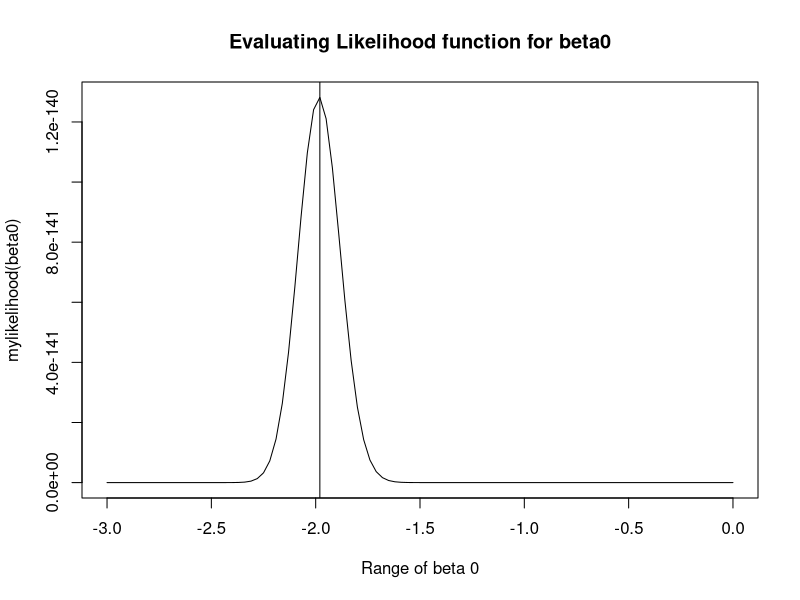
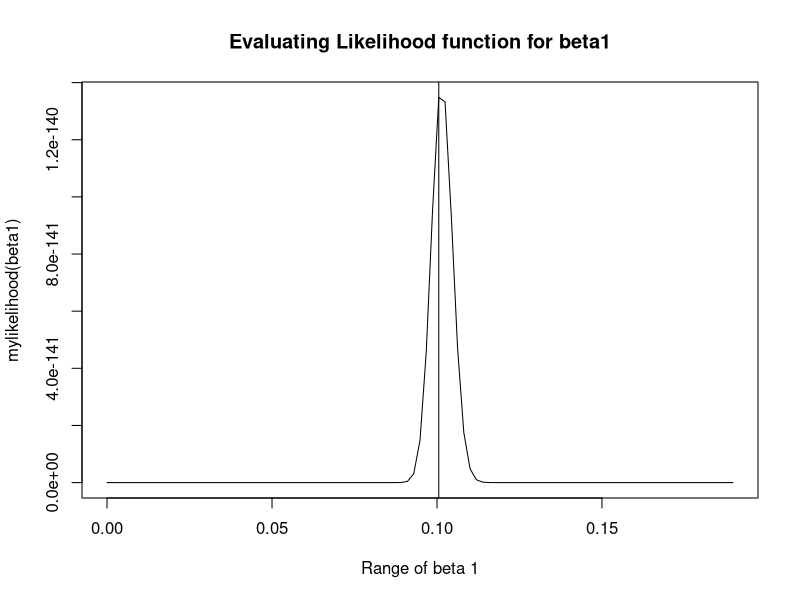
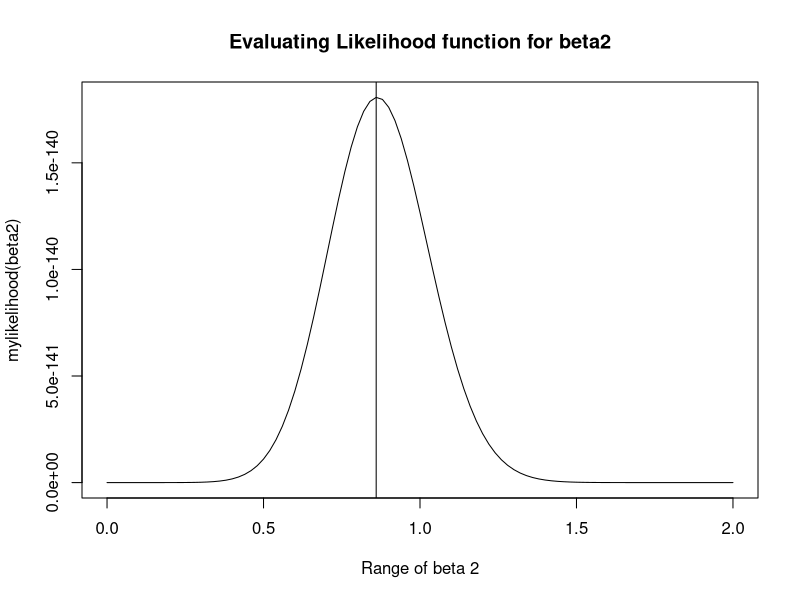
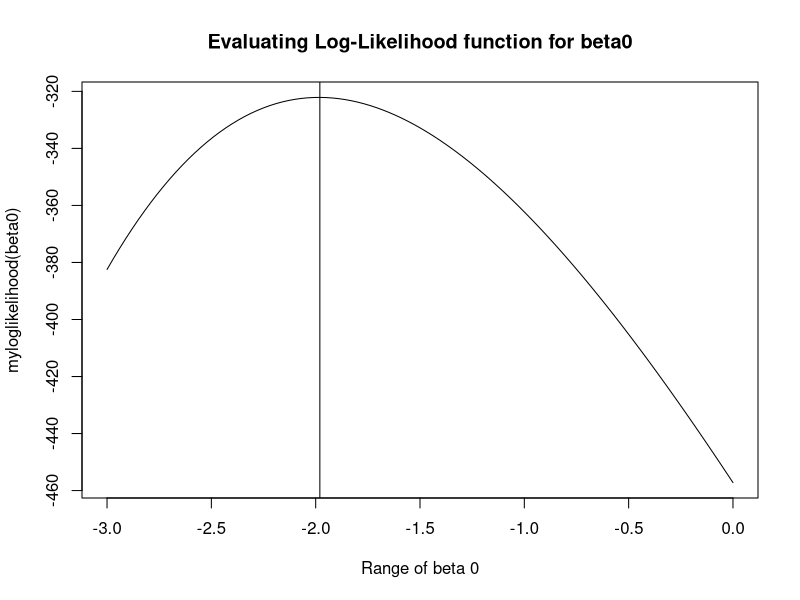
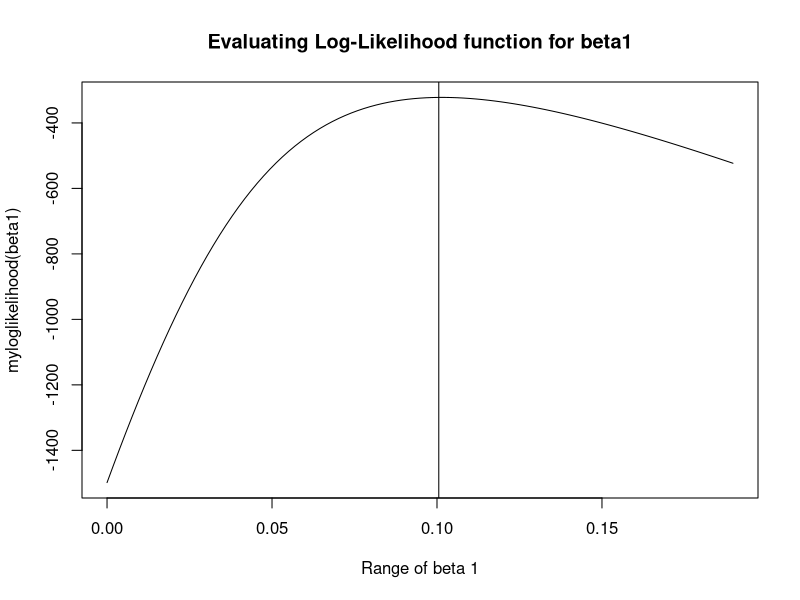
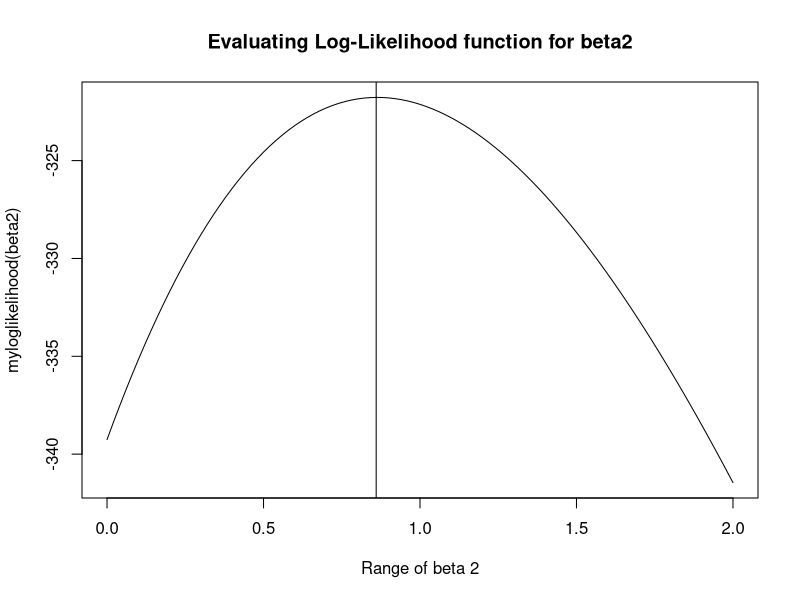
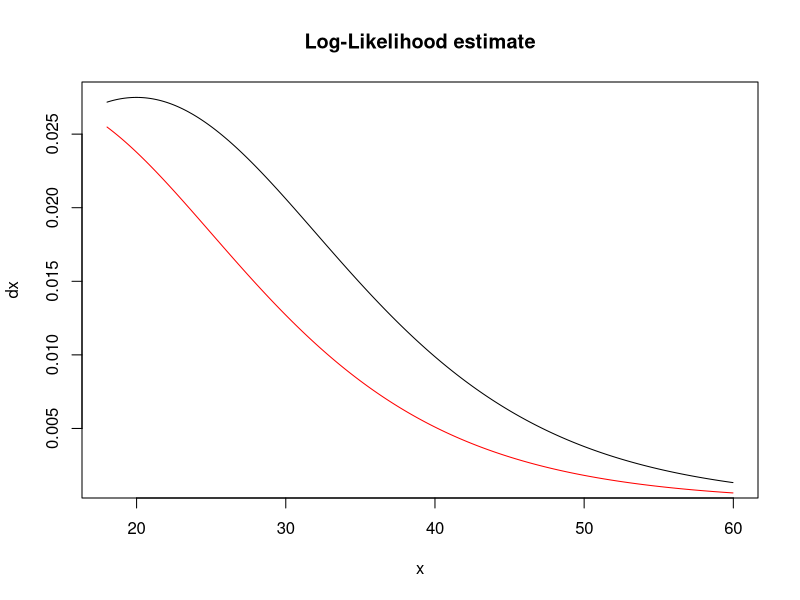
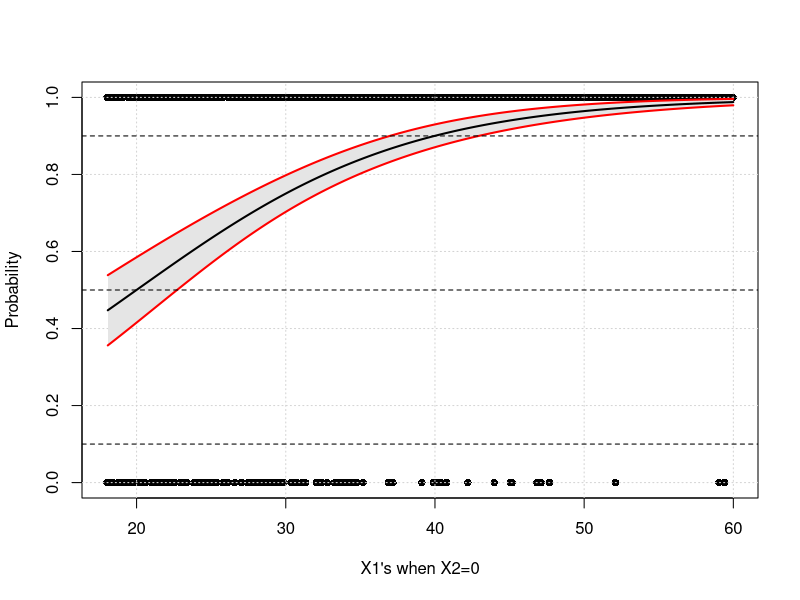

The R script that drew these images, in order: (Note: this script raises an error after producing the figures.)
# Functions
# b) Log likelihood
myloglikelihood <- function(beta) {
  loglikelihood <-
    sum(-y * log(1 + exp(-(X %*% beta))) - (1 - y) * log(1 + exp(X %*% beta)))
  return(loglikelihood)
}

# b) Normal Likelihood
mylikelihood <- function(beta) {
  # likelihood <- I(beta) # this produces very large numbers
  
  # (2) - our linear model
  #likelihood <- beta[0] + beta[1] * x + beta[2] * x2
  
  # (3) max
  
  linear_model <- beta[1] + beta[2] * x + beta[3] * x2
  # prod((exp(linear_model) / (1 + exp(linear_model)))^y * (1 - (exp(linear_model)/(1 - exp(linear_model))))^(1 - y))
  likelihood <-
    prod((exp(linear_model) / (1 + exp(linear_model))) ^ y * (1 - (exp(linear_model) / (
      1 + exp(linear_model)
    ))) ^ (1 - y))
  # likelihood <- prod((prob_i_x^y) * ((1 - prob_i_x)^(1 - y))) # this behaves the same as (2)
  return(likelihood)
}

getMarginalEffectBeta1 <- function(length = n,
                                   # x2 vector default value
                                   x2 = 0,
                                   # likelihood OR log-likelihood
                                   estimate_for = "likelihood",
                                   dx_container = NULL,
                                   probability_container = NULL) {
  estimate <- NULL
  
  if (estimate_for == "likelihood") {
    # deprecated case
    estimate <- likelihood.estimate$estimate
  } else if (estimate_for == "loglikelihood") {
    estimate <- loglikelihood.estimate$estimate
  }
  
  if (!is.null(estimate)) {
    # Create containers
    dx_container <- rep(0, length(x))
    probability_container <- rep(0, length(x))
    
    for (i in 1:length) {
      prob_i <-
        exp(estimate[1] + estimate[2] * x[i] + estimate[3] * x2) / (1 + exp(estimate[1] + estimate[2] * x[i] + estimate[3] * x2))
      
      dx_container[i] <- estimate[2] * prob_i * (1 - prob_i)
      probability_container[i] <- prob_i
    }
    return(
      list(
        dx_container = dx_container,
        probability_container = probability_container
      )
    )
  }
  
  return(NULL)
}

set.seed(123)
# Parameters
n <- 1000
x <- sort(runif(n = n, min = 18, max = 60))
x2 <- rbinom(n, 1, prob = 0.5)
X <- cbind(rep(1, n), x, x2)

beta0 <- -2
beta1 <- 0.1
beta2 <- 1
beta <- cbind(beta0, beta1, beta2)

linear_model <- beta0 + beta1 * x + beta2 * x2
prob_i_x <- exp(linear_model) / (1 + exp(linear_model))

# a) ?
y <- rbinom(n = length(x), size = 1, prob = prob_i_x)
data <- data.frame("Y" = y,
                   # "X0" = X[, 1], don't add intercept
                   "X1" = X[, 2],
                   "X2" = X[, 3])

# c) Plot the likelihood function and the log-likelihood function for a range of values for the two parameters
# separately and show that they are maximized at the same value. ----

# c) 1. Likelihood
# evaluate_for = "likelihood / loglikelihood"
plotlike <- function(evaluate_for, beta0, beta1, beta2) {
  #betas <- c(beta0, beta1, x)
  betas <- c(beta0, beta1, beta2)
  result <- NULL
  
  if (evaluate_for == "likelihood") {
    result <- mylikelihood(betas)
  } else if (evaluate_for == "loglikelihood") {
    result <- myloglikelihood(betas)
  }
  
  return(result)
}

# General variables for plotting
expr_plotlike <- Vectorize(plotlike)
evaluated_function_name <- "likelihood"
beta_0_to_from <- list(from = -3.00,
                       to = 0)
beta_1_to_from <- list(from = 0,
                       to = 0.1897)
beta_2_to_from <- list(from = 0,
                       to = 2.00)

# For beta0

result_beta0 <- curve(
  expr = expr_plotlike(evaluated_function_name, x, beta1, beta2),
  from = beta_0_to_from$from,
  to = beta_0_to_from$to,
  xlab = "Range of beta 0",
  ylab = "mylikelihood(beta0)",
  main = "Evaluating Likelihood function for beta0"
)
max_of_result_beta0 <-
  result_beta0$x[which(result_beta0$y == (max(result_beta0$y, na.rm = TRUE)))]
max_of_result_beta0
abline(v = max_of_result_beta0)

# For beta 1
result_beta1 <- curve(
  expr = expr_plotlike(evaluated_function_name, beta0, x, beta2),
  from = beta_1_to_from$from,
  to = beta_1_to_from$to,
  xlab = "Range of beta 1",
  ylab = "mylikelihood(beta1)",
  main = "Evaluating Likelihood function for beta1"
)
max_of_result_beta1 <-
  result_beta1$x[which(result_beta1$y == (max(result_beta1$y, na.rm = TRUE)))]
max_of_result_beta1
abline(v = max_of_result_beta1)

# For beta 2
result_beta2 <-
  curve(
    expr = expr_plotlike(evaluated_function_name, beta0, beta1, x),
    from = beta_2_to_from$from,
    to = beta_2_to_from$to,
    xlab = "Range of beta 2",
    ylab = "mylikelihood(beta2)",
    main = "Evaluating Likelihood function for beta2"
  )
max_of_result_beta2 <-
  result_beta2$x[which(result_beta2$y == (max(result_beta2$y, na.rm = TRUE)))]
max_of_result_beta2
abline(v = max_of_result_beta2)

# c) 2. Log-likelihood
# For beta0
evaluated_function_name <- "loglikelihood"
result_log_beta_0 <-
  curve(
    expr = expr_plotlike(evaluated_function_name, x, beta1, beta2),
    from = beta_0_to_from$from,
    to = beta_0_to_from$to,
    xlab = "Range of beta 0",
    ylab = "myloglikelihood(beta0)",
    main = "Evaluating Log-Likelihood function for beta0"
  )
max_of_result_log_beta_0 <-
  result_log_beta_0$x[which(result_log_beta_0$y == (max(result_log_beta_0$y, na.rm = TRUE)))]
max_of_result_log_beta_0
abline(v = max_of_result_log_beta_0)
# For beta1
result_log_beta_1 <-
  curve(
    expr = expr_plotlike(evaluated_function_name, beta0, x, beta2),
    from = beta_1_to_from$from,
    to = beta_1_to_from$to,
    xlab = "Range of beta 1",
    ylab = "myloglikelihood(beta1)",
    main = "Evaluating Log-Likelihood function for beta1"
  )
max_of_result_log_beta_1 <-
  result_log_beta_1$x[which(result_log_beta_1$y == (max(result_log_beta_1$y, na.rm = TRUE)))]
max_of_result_log_beta_1
abline(v = max_of_result_log_beta_1)
# For beta2
result_log_beta_2 <-
  curve(
    expr = expr_plotlike(evaluated_function_name, beta0, beta1, x),
    from = beta_2_to_from$from,
    to = beta_2_to_from$to,
    xlab = "Range of beta 2",
    ylab = "myloglikelihood(beta2)",
    main = "Evaluating Log-Likelihood function for beta2"
  )
max_of_result_log_beta_2 <-
  result_log_beta_2$x[which(result_log_beta_2$y == (max(result_log_beta_2$y, na.rm = TRUE)))]
max_of_result_log_beta_2
abline(v = max_of_result_log_beta_2)
# End for c) -----

# d) Estimate β0, β1, β2 via maximum likelihood and calculate the standard errors. Use the estimation template
# provided in the lecture.
library(maxLik)
# Getting an estimate for log-likelihood
start_param <- c(0, 1, 1)
loglikelihood.estimate <- maxBFGS(myloglikelihood,
                                  finalHessian = TRUE,
                                  start = start_param)
loglikelihood.estimate$estimate

loglikelihood.covariance_matrix <-
  -(solve(loglikelihood.estimate$hessian))

loglikelihood.sde <- sqrt(diag(loglikelihood.covariance_matrix))
loglikelihood.sde

# e) Propose and calculate a suitable method for the interpretation of the coefficients as discussed in the lecture.
# Not sure if this is what is asked?
x_len <- length(x)

# Marginal effects when x2 = 0
loglikelihood.result <- getMarginalEffectBeta1(length = x_len,
                                               estimate_for = "loglikelihood",
                                               x2 = 0)
# Marginal effects when x2 = 1
loglikelihood.result1 <- getMarginalEffectBeta1(length = x_len,
                                                estimate_for = "loglikelihood",
                                                x2 = 1)
# Plotting marginal effects of beta1 when x2=0
plot(
  x,
  loglikelihood.result$dx_container,
  type = "l",
  main = "Log-Likelihood estimate",
  ylab = "dx"
)

# # Predicted for x=0
# plot(
#   x,
#   loglikelihood.result$probability_container,
#   type="l",
#   ylim=c(0,1)
# )
# abline(h=0.1,col="red")
# abline(h=0.5,col="red")
# abline(h=0.9,col="red")
# # Predicted for x=1
# plot(
#   x,
#   loglikelihood.result1$probability_container,
#   type="l",
#   ylim=c(0,1)
# )
# abline(h=0.1,col="red")
# abline(h=0.5,col="red")
# abline(h=0.9,col="red")

# Plotting marginal effects of beta1 when x2=1
lines(x, loglikelihood.result1$dx_container, col = "red")

# f) Visualize results(Confidence intervals?)

model <- glm(
  formula =
    y ~ X1 + X2,
  family = binomial(link = "logit"),
  data = data
)
# Getting some regressor X for which the coefficient is NA...
summary(model)
# Log-odds
summary(model)$coefficients
# Not getting NA this way..
estimated_betas <-
  c(
    summary(model)$coefficients[1],
    summary(model)$coefficients[2],
    summary(model)$coefficients[3]
  )
# Odd-ratio for beta1
exp(estimated_betas[2])

# Confidence intervals Log-odds, Beta 1
confint.default(model)[2,]
# # Confidence intervals Odds, Beta 1
exp(confint.default(model)[2,]) # between 9.21% and 14.09%

# Model prediction
set.seed(666)
# Draw new data?
n_test <- 1000
x_test <- sort(runif(n = n_test, min = 18, max = 60))
x2_test <- rbinom(n = n_test, 1, prob = 0.5)
X_test <- cbind(rep(1, n_test), x, x2)
data_test <- data.frame("X1" = X[, 2], "X2" = X[, 3])

# with increasing X -> increasing probability
predict(model, newdata = data_test, type = "response")

# Visualizing results: Confidence Intervals
set.seed(689)
x_to_visualize <- sort(runif(n = n_test, min = 18, max = 60))

# When x2 = 0
plot_confidence_itervals <- function(x2 = 0, xlab) {
  probs <-
    predict(
      model,
      newdata = data.frame(X1 = x_to_visualize, X2 = x2),
      type = "response",
      se.fit = TRUE
    )
  probs_fit <- probs$fit
  probs_upper <-
    probs$fit + probs$se.fit * 1.96 # 95% confidence interval
  probs_lower <-
    probs$fit - probs$se.fit * 1.96 # 95% confidence interval
  
  plot(
    x,
    y,
    pch = 16,
    cex = 1,
    ylab = "Probability",
    xlab = xlab
  )
  grid()
  polygon(c(rev(x_to_visualize), x_to_visualize),
          c(rev(probs_lower), probs_upper),
          col = "grey90",
          border = NA)
  
  lines(x_to_visualize, probs_fit, lwd = 2)
  lines(x_to_visualize, probs_upper, lwd = 2, col = "red")
  lines(x_to_visualize, probs_lower, lwd = 2, col = "red")
  
  abline(h = 0.1, lty = 2)
  abline(h = 0.5, lty = 2)
  abline(h = 0.9, lty = 2)
}

# Plot for X2=0
plot_confidence_itervals(x2 = 0, xlab = "X1's when X2=0")
# Plot for X2=1
plot_confidence_itervals(x2 = 1, xlab = "X1's when X2=1")

# 2. Simulation study
calculate_y_fit_logit <- function(x2 = 0, index, betas, x) {
  prob_i <-
    exp(betas[1] + betas[2] * x[index] + betas[3] * x2) / (1 + exp(betas[1] + betas[2] * x[j] + betas[3] * x2))
  return(prob_i)
}

set.seed(999)
library(maxLik)
# Parameters
n <- 500
beta0 <- -2
beta1 <- 0.1
beta2 <- 1
beta <- cbind(beta0, beta1, beta2)

# Other variables that don't change
start_param_betas <- c(0, 1, 1)

# how many times to run estimate the model
simulation_runs <- 2
# matrix(nrow = n, ncol= simulation_runs)
y_fit <-
  list(
    "train_x2_eq_0" = matrix(nrow = n, ncol = simulation_runs),
    "train_x2_eq_1" = matrix(nrow = n, ncol = simulation_runs),
    "test_x2_eq_0" = matrix(nrow = n, ncol = simulation_runs),
    "test_x2_eq_1" = matrix(nrow = n, ncol = simulation_runs)
  )
errors <- list(MSE_x2_eq_0 <- c(),
               AVE_x2_eq_0 <- c(),
               MSE_x2_eq_1 <- c(),
               AVE_x2_eq_1 <- c())

# y_fit <- list(x2_eq_0 = c(), x2_eq_1 = c())

# simulation.myloglikelihood <- function(params) {
#   browser()
#   X <- params$X
#   beta <- params$beta
#   y <- params$y
# 
#   loglikelihood <-
#     sum(-y * log(1 + exp(-(X %*% beta))) - (1 - y) * log(1 + exp(X %*% beta)))
#   print(loglikelihood)
#   print(is.numeric(loglikelihood))
#   return(loglikelihood)
# }
# ?maxBFGS

for (i in 1:simulation_runs) {
  
  # 1. Generate data
  train.x <- sort(runif(n = n, min = 18, max = 60))
  train.x2 <- rbinom(n, 1, prob = 0.5)
  train.X <- cbind(rep(1, n), train.x, train.x2)
  
  train.linear_model <- beta0 + beta1 * train.x + beta2 * train.x2
  train.prob_i_x <- exp(train.linear_model) / (1 + exp(train.linear_model))
  
  train.y <- rbinom(n = length(train.x),
                    size = 1,
                    prob = train.prob_i_x)
 
  # 2. Estimate betas
  train.model <- glm(formula = train.y ~ train.x + train.x2, family="binomial")
  train.model
  train.beta_hats <- c(train.model$coefficients[1], train.model$coefficients[2], train.model$coefficients[3])
  train.beta_hats
  # in the form: c(X, start_betas, y)
  # train.start_param <- list("X"=train.X, "beta"=start_param_betas, "y"=train.y)
  # 
  # train.loglikelihood.estimate <- maxBFGS(simulation.myloglikelihood,
  #                                         
  #                                         start = train.start_param)
  # Store betas
  # train.beta_hats <- train.loglikelihood.estimate$estimate
  
  # train.loglikelihood.covariance_matrix <-
  #   -(solve(train.loglikelihood.estimate$hessian))
  # 
  # train.loglikelihood.sde <-
  #   sqrt(diag(train.loglikelihood.covariance_matrix))
  # train.loglikelihood.sde
  
  # Test data generate
  test.x <- sort(runif(n = n, min = 18, max = 60))
  test.x2 <- rbinom(n, 1, prob = 0.5)
  test.X <- cbind(rep(1, n), test.x, test.x2)
  
  test.linear_model <-
    train.beta_hats[1] + train.beta_hats[2] * test.x + train.beta_hats[3] * test.x2
  test.prob_i_x <- exp(test.linear_model) / (1 + exp(test.linear_model))
  
  test.y <- rbinom(n = length(test.x),
                   size = 1,
                   prob = test.prob_i_x)
  # In the form: c(X, start_param, y)
  # test.start_param <-
  #   list("X" = test.X, "beta" = start_param_betas, "y" = test.y)
  # 
  # test.loglikelihood.estimate <- maxBFGS(simulation.myloglikelihood,
  #                                        
  #                                        start = test.start_param)
  # # Store betas
  # test.beta_hats <- test.loglikelihood.estimate$estimate
  
  # test.loglikelihood.covariance_matrix <-
  #   -(solve(test.loglikelihood.estimate$hessian))
  # 
  # test.loglikelihood.sde <-
  #   sqrt(diag(test.loglikelihood.covariance_matrix))
  # test.loglikelihood.sde
  
  # for (j in 1:n) {
  #   # train data
  #   y_fit$train_x2_eq_0[j, i] <-
  #     calculate_y_fit_logit(
  #       x2 = 0,
  #       index = j,
  #       betas = train.beta_hats,
  #       x = train.x
  #     )
  #   y_fit$train_x2_eq_1[j, i] <-
  #     calculate_y_fit_logit(
  #       x2 = 1,
  #       index = j,
  #       betas = train.beta_hats,
  #       x = train.x
  #     )
  #   
  #   # test data
  #   y_fit$test_x2_eq_0[j, i] <-
  #     calculate_y_fit_logit(
  #       x2 = 0,
  #       index = j,
  #       betas = test.beta_hats,
  #       x = test.x
  #     )
  #   y_fit$test_x2_eq_1[j, i] <-
  #     calculate_y_fit_logit(
  #       x2 = 1,
  #       index = j,
  #       betas = test.beta_hats,
  #       x = test.x
  #     )
  # }
  
  # Calculate MSE & AVE for x2 = 0
  train.deviation <- train.y - train.model$fitted.values
  errors$MSE_x2_eq_0 <- mean(train.deviation^2)
  test.deviation <- train.y - test.y
  errors$AVE_x2_eq_0 <- mean(test.deviation^2)
  # train.deviation <- train.y - y_fit$train_x2_eq_0[, i]
  # errors$MSE_x2_eq_0[i] <- mean(train.deviation ^ 2)
  # test.deviation <- test.y - y_fit$test_x2_eq_0[, i]
  # errors$AVE_x2_eq_0[i] <- mean(test.deviation ^ 2)
  
  # Calculate MSE & Ave for x2 = 1
  # train.deviation <- train.y - y_fit$train_x2_eq_1[, i]
  # errors$MSE_x2_eq_1[i] <- mean(train.deviation ^ 2)
  # test.deviation <- test.y - y_fit$test_x2_eq_1[, i]
  # errors$AVE_x2_eq_1[i] <- mean(test.deviation ^ 2)
}

offset <- 0.1
# Plot MSE & AVE for x2 = 0
ylim <- c((min(errors$AVE_x2_eq_0) + offset),
           (max(errors$AVE_x2_eq_0) + offset))
plot(
  1:simulation_runs,
  errors$MSE_x2_eq_0,
  type = "l",
  pch = 19,
  col = "red",
  xlab = "Simulation runs",
  ylab = "MSE & AVE",
  main = "MSE and Test error for 100 simulation runs"
)
lines(
  1:simulation_runs,
  errors$AVE_x2_eq_0,
  type = "b",
  pch = 19,
  col = "blue"
)
abline(h = mean(errors$AVE_x2_eq_0))
legend(
  "topleft",
  legend = c("MSE", "AVE"),
  col = c("red", "blue"),
  lty = 1:2,
  cex = 0.8
)

# Plot MSE & AVE for x2 = 1
ylim1 <- c((min(errors$AVE_x2_eq_1) + offset),
          (max(errors$AVE_x2_eq_1) + offset))
plot(
  1:simulation_runs,
  errors$MSE_x2_eq_1,
  type = "l",
  pch = 19,
  col = "red",
  
  xlab = "Simulation runs",
  ylab = "MSE & AVE",
  main = "MSE and Test error for 100 simulation runs"
)
lines(
  1:simulation_runs,
  errors$AVE_x2_eq_1,
  type = "b",
  pch = 19,
  col = "blue"
)
abline(h = mean(errors$AVE_x2_eq_1))
legend(
  "topleft",
  legend = c("MSE", "AVE"),
  col = c("red", "blue"),
  lty = 1:2,
  cex = 0.8
)
